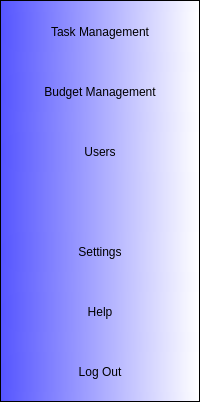
        <widget class="QFrame" name="frame_lateral">
         <property name="minimumSize">
          <size>
           <width>200</width>
           <height>0</height>
          </size>
         </property>
         <property name="maximumSize">
          <size>
           <width>0</width>
           <height>16777215</height>
          </size>
         </property>
         <property name="layoutDirection">
          <enum>Qt::LeftToRight</enum>
         </property>
         <property name="autoFillBackground">
          <bool>false</bool>
         </property>
         <property name="styleSheet">
          <string notr="true">
QFrame{
background-color: qlineargradient(spread:pad, x1:0, y1:0.545, x2:1, y2:0.545, stop:0 rgba(85, 85, 255, 255), stop:1 rgba(255, 255, 255, 255))
}



QPushButton{
background-color: qlineargradient(spread:pad, x1:0, y1:0.545, x2:1, y2:0.545, stop:0 rgba(85, 85, 255, 255), stop:1 rgba(255, 255, 255, 255));
border-top-left-radius: 20px;
border-bottom-left-radius: 20px;

font: 75 12pt &quot;Arial Narrow&quot;;
	
}

QPushButton:hover{
background-color: white;
border-top-left-radius: 20px;
border-bottom-left-radius: 20px;

font: 75 12pt &quot;Arial Narrow&quot;;
}</string>
         </property>
         <property name="frameShape">
          <enum>QFrame::StyledPanel</enum>
         </property>
         <property name="frameShadow">
          <enum>QFrame::Plain</enum>
         </property>
         <layout class="QVBoxLayout" name="verticalLayout_2">
          <property name="spacing">
           <number>20</number>
          </property>
          <property name="leftMargin">
           <number>0</number>
          </property>
          <property name="rightMargin">
           <number>0</number>
          </property>
          <property name="bottomMargin">
           <number>9</number>
          </property>
          <item>
           <widget class="QPushButton" name="bt_inicio">
            <property name="minimumSize">
             <size>
              <width>0</width>
              <height>40</height>
             </size>
            </property>
            <property name="contextMenuPolicy">
             <enum>Qt::DefaultContextMenu</enum>
            </property>
            <property name="layoutDirection">
             <enum>Qt::LeftToRight</enum>
            </property>
            <property name="text">
             <string>Task Management</string>
            </property>
            <property name="icon">
             <iconset>
              <normaloff>Media/taskC.png</normaloff>Media/taskC.png</iconset>
            </property>
            <property name="iconSize">
             <size>
              <width>32</width>
              <height>32</height>
             </size>
            </property>
           </widget>
          </item>
          <item>
           <widget class="QPushButton" name="bt_uno">
            <property name="minimumSize">
             <size>
              <width>0</width>
              <height>40</height>
             </size>
            </property>
            <property name="toolTipDuration">
             <number>0</number>
            </property>
            <property name="styleSheet">
             <string notr="true"/>
            </property>
            <property name="text">
             <string>Budget Management</string>
            </property>
            <property name="icon">
             <iconset>
              <normaloff>Media/budget.png</normaloff>Media/budget.png</iconset>
            </property>
            <property name="iconSize">
             <size>
              <width>32</width>
              <height>32</height>
             </size>
            </property>
           </widget>
          </item>
          <item>
           <widget class="QPushButton" name="bt_dos">
            <property name="minimumSize">
             <size>
              <width>0</width>
              <height>40</height>
             </size>
            </property>
            <property name="styleSheet">
             <string notr="true"/>
            </property>
            <property name="text">
             <string>Users</string>
            </property>
            <property name="icon">
             <iconset>
              <normaloff>Media/users.svg</normaloff>Media/users.svg</iconset>
            </property>
            <property name="iconSize">
             <size>
              <width>32</width>
              <height>32</height>
             </size>
            </property>
           </widget>
          </item>
          <item>
           <spacer name="verticalSpacer">
            <property name="orientation">
             <enum>Qt::Vertical</enum>
            </property>
            <property name="sizeHint" stdset="0">
             <size>
              <width>20</width>
              <height>40</height>
             </size>
            </property>
           </spacer>
          </item>
          <item>
           <widget class="QPushButton" name="bt_tres">
            <property name="minimumSize">
             <size>
              <width>0</width>
              <height>40</height>
             </size>
            </property>
            <property name="styleSheet">
             <string notr="true"/>
            </property>
            <property name="text">
             <string>Settings</string>
            </property>
            <property name="icon">
             <iconset>
              <normaloff>Media/settings.svg</normaloff>Media/settings.svg</iconset>
            </property>
            <property name="iconSize">
             <size>
              <width>32</width>
              <height>32</height>
             </size>
            </property>
           </widget>
          </item>
          <item>
           <widget class="QPushButton" name="bt_cuatro">
            <property name="minimumSize">
             <size>
              <width>0</width>
              <height>40</height>
             </size>
            </property>
            <property name="styleSheet">
             <string notr="true"/>
            </property>
            <property name="text">
             <string>Help</string>
            </property>
            <property name="icon">
             <iconset>
              <normaloff>Media/help.svg</normaloff>Media/help.svg</iconset>
            </property>
            <property name="iconSize">
             <size>
              <width>32</width>
              <height>32</height>
             </size>
            </property>
           </widget>
          </item>
          <item>
           <widget class="QPushButton" name="bt_cinco">
            <property name="minimumSize">
             <size>
              <width>0</width>
              <height>40</height>
             </size>
            </property>
            <property name="styleSheet">
             <string notr="true"/>
            </property>
            <property name="text">
             <string>Log Out</string>
            </property>
            <property name="icon">
             <iconset>
              <normaloff>Media/log-out.svg</normaloff>Media/log-out.svg</iconset>
            </property>
            <property name="iconSize">
             <size>
              <width>32</width>
              <height>32</height>
             </size>
            </property>
           </widget>
          </item>
         </layout>
        </widget>
